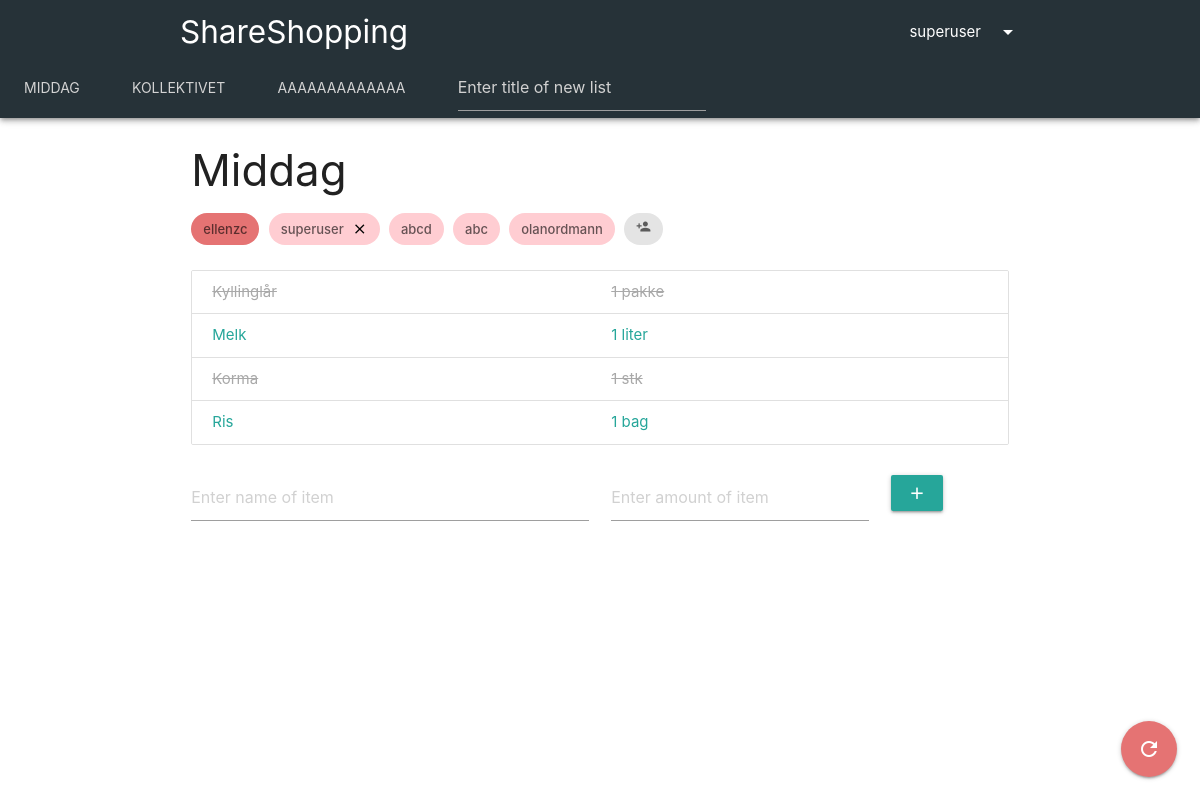
Screenshot of /main/shopping-lists/3 (signed in) with the database file from the repository.
### shopping_list/models.py (models this page shows, shortened)
class ShoppingList(models.Model):
    title = models.CharField(max_length=25)
    owner = models.ForeignKey(User, on_delete=models.CASCADE, default=1, related_name='owner')
    participants = models.ManyToManyField(User, related_name='participants')
    admins = models.ManyToManyField(User, related_name='admins')

class Item(models.Model):
    name = models.CharField(max_length=80)
    amount = models.CharField(max_length=20)
    bought = models.BooleanField(default=False)
    shopping_list = models.ForeignKey(ShoppingList, on_delete=models.CASCADE, default=default_shopping_list_ID)
    creator = models.ForeignKey(User, on_delete=models.SET_NULL, default=1, null=True)

### shopping_list/views.py (the view)
# urls.py: path('shopping-lists/<shopping_list_id>', views.shopping_list_details, name='detail'),
@login_required(login_url='')
def shopping_list_details(request, shopping_list_id):
    error_message = 'Could not view the shopping list.'
    user = request.user
    try:
        shopping_list = ShoppingList.objects.get(pk=shopping_list_id)
    except ShoppingList.DoesNotExist:
        messages.error(request, 'The shopping list has either been deleted or you might not have permission to view it. ' + error_message)
        return redirect('index')
    if not user_is_member_of_shopping_list(request.user, shopping_list):
        messages.error(request, 'You are not a member of the shopping list. ' + error_message)
        return redirect('index')
    my_shopping_lists = get_user_shopping_lists(user)
    shopping_list_form = ShoppingListForm()
    item_list = Item.objects.filter(shopping_list=shopping_list_id)
    context = {
        'shopping_list': shopping_list,             # ShoppingList which is being inspected by user
        'shopping_list_form': shopping_list_form,
        'item_list': item_list,                     # List of Item objects in the inspected ShoppingList
        'item_form': ItemForm(),
        'share_form': ShareForm(),
        'my_shopping_lists': my_shopping_lists,
    }
    return render(request, 'shopping_list/shoppinglist.html', context)

### shopping_list/forms.py
class ShoppingListForm(forms.Form):
    title = forms.CharField(
        max_length=13,
        widget=forms.TextInput(
            attrs={
                'color': 'red',
                'placeholder': 'Enter title of new list'
            }
        )
    )

class ItemForm(forms.Form):
    name = forms.CharField(
        max_length=30,
        widget=forms.TextInput(
            attrs={
                'placeholder': 'Enter name of item',
            }
        )
    )
    amount = forms.CharField(
        max_length=15,
        widget=forms.TextInput(
            attrs={
                'placeholder': 'Enter amount of item',
            }
        )
    )

### shopping_list/views.py (called while the page is built)
def get_user_shopping_lists(user):
    owned_shopping_lists = ShoppingList.objects.filter(owner=user)
    other_shopping_lists = ShoppingList.objects.filter(participants=user)
    other2_shopping_lists = ShoppingList.objects.filter(admins=user)
    my_shopping_lists = other_shopping_lists | owned_shopping_lists | other2_shopping_lists
    return my_shopping_lists.distinct().order_by('id')

def user_is_member_of_shopping_list(user, shopping_list):
    return user == shopping_list.owner or user in shopping_list.participants.all() \
           or user in shopping_list.admins.all()

### shopping_list/templates/shopping_list/shoppinglist.html (shortened to what this page needs)
{% extends 'shopping_list/index.html' %}
{% block content %}
<div class="container">
    <div class="row">
        <div class="col s12">
            <div class="row">
                <div class="col s10">
                    <h3>{{ shopping_list.title }}</h3>
                    <div class="chip red lighten-2">
                        {{ shopping_list.owner }}
                    </div>
                    {% for admin in shopping_list.admins.all %}
                        <div class="chip red lighten-4">
                            {{ admin }}
                            {% if user == shopping_list.owner or user == admin %}
                                <a href="{% url 'remove-user-from-shopping-list' shopping_list.id admin.username %}" style="color:black"><i class="close material-icons">close</i></a>
                            {% endif %}
                        </div>
                    {% endfor %}
                    <a href="#"><div class="chip"><i class="tiny material-icons toggle-visibility">person_add</i></div></a>
                </div>
                <div class="col s2"><br><br><br>
                </div>
            </div>
            <div class="collection">
                {% for item in item_list %}
                        {% if item.bought %}
                            <a href="{% url 'not-bought' item.id shopping_list.id %}" class="collection-item row">
                                <div class="col s6 item-bought">{{ item.name }}</div>
                                <div class="col s3 item-bought">{{ item.amount }}</div>
                            </a>
                        {% else %}
                            <a href="{% url 'bought' item.id shopping_list.id %}" class="collection-item row">
                                <div class="col s6">{{ item.name }} </div>
                                <div class="col s3">{{ item.amount }}</div>
                            </a>
                        {% endif %}
                {% endfor %}
                </div>
            <div class="row">
                <form action="{% url 'add' shopping_list.id %}" method='POST' class="col s12">
                    <div class="row">
                        <div class="input-field col s6">{{ item_form.name }}</div>
                        <div class="input-field col s4">{{ item_form.amount }}</div>
                        <div class="input-field col s2">
                            <button type="submit" class="waves-effect waves-light btn">
                                <i class="material-icons">add</i>
                            </button>
                        </div>
                    </div>
                </form>
            </div>
            <div class="fixed-action-btn">
                  <a class="btn-floating btn-large red lighten-2" href="">
                    <i class="large material-icons">refresh</i>
                  </a>
            </div>
        </div>
    </div>
</div>
{% endblock %}

### shopping_list/templates/shopping_list/index.html (shortened to what this page needs)
<!DOCTYPE html>
<html lang="en">
<head>
    {% load static %}
    <link rel="stylesheet" href="https://cdnjs.cloudflare.com/ajax/libs/materialize/1.0.0/css/materialize.min.css">
    <link rel="stylesheet" href="https://unpkg.com/simplebar@latest/dist/simplebar.css" />
</head>
<body>
<div class="z-depth-2">
<nav class="nav-extended blue-grey darken-4">
    <div class="nav-wrapper">
        <div class="container">
            <a href="#" class="brand-logo">ShareShopping</a>
                <a class="right hide-on-small-only dropdown-trigger" href="#" data-target="dropdown1">{{ user.username }}<i class="material-icons right">arrow_drop_down</i></a>
        </div>
    </div>
</nav>
    <div class="col s12 blue-grey darken-4 hide-on-med-and-down" style="height:54px;">
        <ul data-simplebar class="tabs blue-grey darken-4">
            {% for shopping_list in my_shopping_lists %}
            <li class="tab"><a href="{% url 'detail' shopping_list.id %}" style="color: lightgrey;">{{ shopping_list.title }}</a></li>
            {% endfor %}
            <li class="tab">
                <a>
                <form action="{% url 'create-list' %}" method='POST' style="margin-top: -15px; margin-bottom: -15px; overflow-x: hidden;">
                    <div class="row">
                        <div class="input-field col s12">{{ shopping_list_form.title }}</div>
                    </div>
                </form>
                </a>
            </li>
        </ul>
    </div>
</div>
{% block content %}
{% endblock %}
</body>
</html>

### shopping_list/templates/shopping_list/index.html (style rules this page uses)
a { color: black; text-decoration: none; }
.item-bought { text-decoration: line-through; -webkit-text-fill-color: darkgray; color: darkgrey; }
#id_title { color: lightgrey; }

### rows the page displays
ShoppingList: title "MIDDAG", title "Middag", owner "ellenzc"
ShoppingList: title "KOLLEKTIVET"
ShoppingList: title "AAAAAAAAAAAAA"
Item: name "Kyllinglår", amount "1 pakke"
Item: name "Melk", amount "1 liter"
Item: name "Korma", amount "1 stk"
Item: name "Ris", amount "1 bag"

### other values shown
{{ user.username }} "superuser"
{{ admin }} "superuser"
{{ admin }} "abcd"
{{ admin }} "abc"
{{ admin }} "olanordmann"
